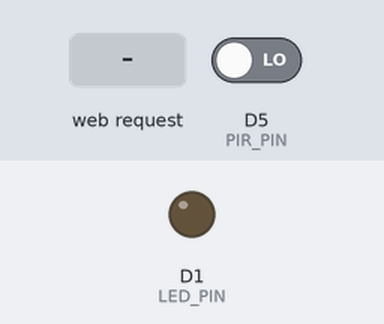
Bench run of a sketch on a simulated ESP8266 (NodeMCU). Parts: output pins drawn as LEDs (lit = HIGH). The inputs (shaded band) are chosen by the test bench; at power-on: D5 (PIR_PIN) LOW. WiFi joins after 1.5 s; servers stay silent unless stated; what the sketch prints to the serial monitor is not drawn.

Above: at 2.7 s.
2.8 s: D5 (PIR_PIN) driven HIGH
At 4.1 s:
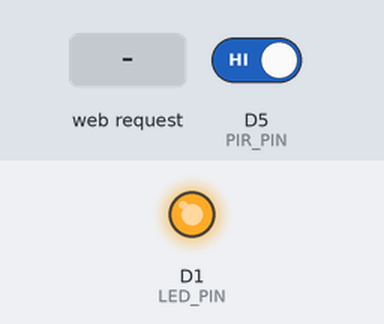
5.8 s: HTTP request GET /off received
At 6.4 s:
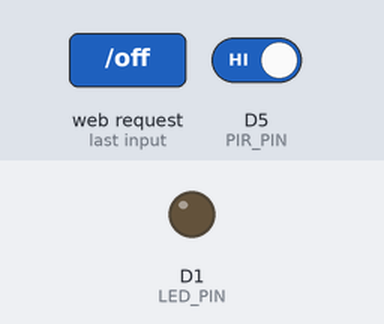
7.3 s: HTTP request GET /motion received
At 8.7 s:
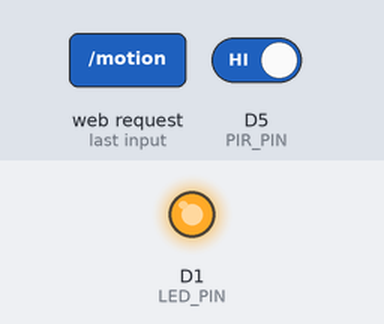
Timing chart, 0 to 9.8 s (numbered marks = the images above; inputs shaded):
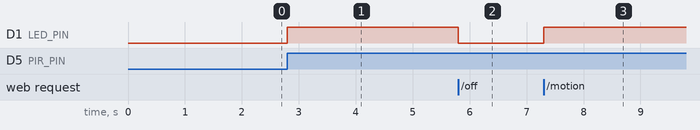

The sketch:

IotProject.ino
```cpp
#include <ESP8266WiFi.h>
#include <ESP8266WebServer.h>

#define PIR_PIN D5              // PIR motion sensor connected to D5
#define LED_PIN D1              // LED connected to D1

const char* ssid = "Khilji Villa's";         // Replace with your Wi-Fi name
const char* password = "KhiljiVillas";       // Replace with your Wi-Fi password

ESP8266WebServer server(80);

bool lightState = false;           // Stores current LED state
bool manualMode = false;           // True if manual mode, false if motion mode
unsigned long lastMotionTime = 0;
const unsigned long autoOffDelay = 5000; // 5 seconds

// Display the control page
void handleRoot() {
  String html = "<!DOCTYPE html><html><head><title>Light Control</title>";
  html += "<style>";
  html += "body{font-family:sans-serif;text-align:center;background:#f0f0f0;padding:20px;}";
  html += "h2{color:#333;} .btn{padding:15px 30px;font-size:20px;margin:10px;border:none;cursor:pointer;border-radius:10px;}";
  html += ".on{background:green;color:white;} .off{background:red;color:white;} .motion{background:orange;color:white;}";
  html += "</style></head><body>";

  html += "<h2>Wi-Fi + Motion Light Control</h2>";
  html += "<p>Motion Status: <b>" + String(digitalRead(PIR_PIN) ? "Motion Detected" : "No Motion") + "</b></p>";
  html += "<p>Mode: <b>" + String(manualMode ? "Manual" : "Motion Sensor") + "</b></p>";
  html += "<p>Light is <b style='color:" + String(lightState ? "green" : "red") + "'>" + (lightState ? "ON" : "OFF") + "</b></p>";

  html += "<form action='/on' method='GET'><button class='btn on'>Turn ON</button></form>";
  html += "<form action='/off' method='GET'><button class='btn off'>Turn OFF</button></form>";
  html += "<form action='/motion' method='GET'><button class='btn motion'>Enable Motion Mode</button></form>";

  html += "<p style='margin-top:30px;'>IP: " + WiFi.localIP().toString() + "</p>";
  html += "</body></html>";

  server.send(200, "text/html", html);
}

// Handle ON button
void handleOn() {
  manualMode = true;
  lightState = true;
  digitalWrite(LED_PIN, HIGH);
  Serial.println("Manual Mode: LED turned ON");
  handleRoot();
}

// Handle OFF button
void handleOff() {
  manualMode = true;
  lightState = false;
  digitalWrite(LED_PIN, LOW);
  Serial.println("Manual Mode: LED turned OFF");
  handleRoot();
}

// Handle Motion Mode button
void handleMotionMode() {
  manualMode = false;
  lightState = false;
  digitalWrite(LED_PIN, LOW);
  Serial.println("Switched to Motion Sensor Mode");
  handleRoot();
}

void setup() {
  Serial.begin(115200);
  pinMode(PIR_PIN, INPUT);
  pinMode(LED_PIN, OUTPUT);
  digitalWrite(LED_PIN, LOW);

  // Connect to Wi-Fi
  WiFi.begin(ssid, password);
  Serial.print("Connecting");
  while (WiFi.status() != WL_CONNECTED) {
    delay(500);
    Serial.print(".");
  }
  Serial.println("\nConnected! IP: " + WiFi.localIP().toString());

  // Define server routes
  server.on("/", handleRoot);
  server.on("/on", handleOn);
  server.on("/off", handleOff);
  server.on("/motion", handleMotionMode);

  server.begin();
  Serial.println("Server started");
}

void loop() {
  server.handleClient();

  // Only run motion logic if in motion mode
  if (!manualMode) {
    if (digitalRead(PIR_PIN) == HIGH) {
      if (!lightState) {
        Serial.println("Motion Detected: LED turned ON");
      }
      lightState = true;
      digitalWrite(LED_PIN, HIGH);
      lastMotionTime = millis();
    }

    // Turn off light after 5 seconds of no motion
    if (lightState && (millis() - lastMotionTime > autoOffDelay)) {
      lightState = false;
      digitalWrite(LED_PIN, LOW);
      Serial.println("No Motion: LED turned OFF (timeout)");
    }
  }
}
```

Measured:
- after the input at 2.8 s, D1 (LED_PIN): LOW → HIGH at once
- after the input at 5.8 s, D1 (LED_PIN): HIGH → LOW at once
- after the input at 7.3 s, D1 (LED_PIN): LOW → HIGH at once
